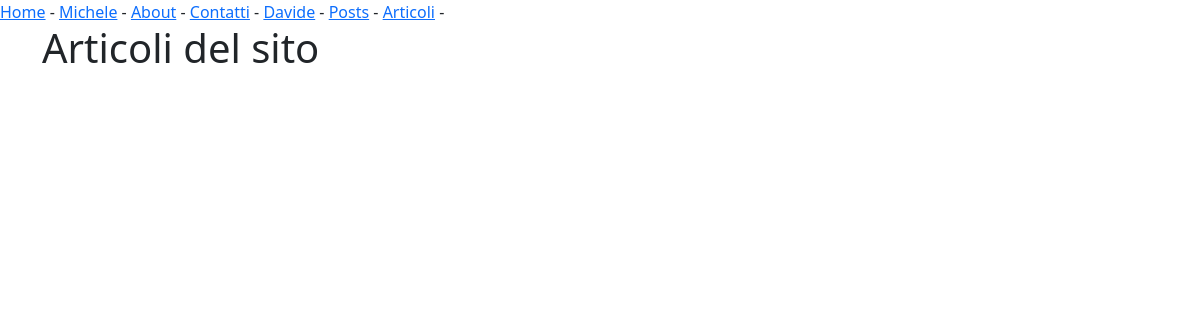
/articoli/, run on an earlier commit of the app's database.
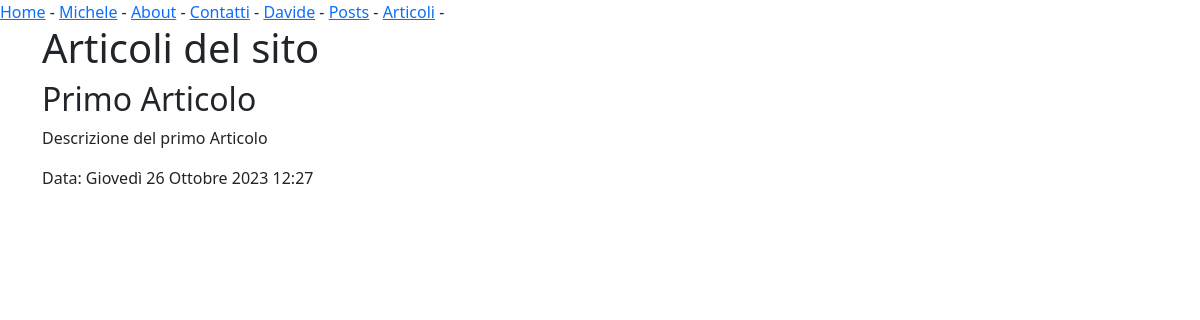
And on a later commit of the database.
### myapp/models.py (models this page shows, shortened)
class Articolo(models.Model):
    titolo = models.CharField(max_length=150)
    descrizione = models.CharField(max_length=255)
    corpo = models.TextField()
    data_creazione = models.DateTimeField(default=timezone.now)
    data_ultima_modifica = models.DateTimeField(auto_now_add=True)
    class Meta:
        verbose_name_plural = 'Articoli'#Per dare il nome giusto al plurale

### myapp/views.py (the view)
# urls.py: path('articoli/', views.articoli, name='articoli'),
def articoli(request):
    articoli = Articolo.objects.all()
    return render(request,'articoli.html', {'articoli':articoli})

### myapp/templates/articoli.html (shortened to what this page needs)
{% extends "base.html" %}
{% block contenuto %}
<h1>Articoli del sito</h1>
{% for articolo in articoli  %}
<div>
    <h2>{{ articolo.titolo }}</h2>
    <p>{{ articolo.descrizione }}</p>
    <p>Data: {{ articolo.data_creazione }}</p>
</div>
{% endfor %}
{% endblock contenuto %}

What changed in the data, as far as the page shows it:
added Articolo: titolo "Primo Articolo", descrizione "Descrizione del primo Articolo", data_creazione "Giovedì 26 Ottobre 2023 12:27"
